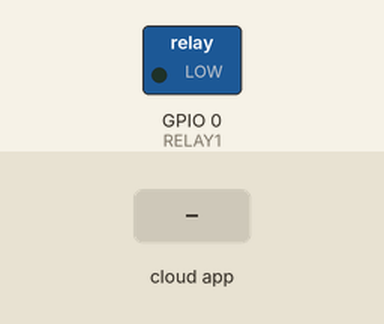
Recording of a sketch running on a simulated ESP8266 (NodeMCU). Parts: switched loads named in the sketch (green lamp = pin HIGH). The inputs (shaded band) are chosen by the test bench. WiFi joins after 1.5 s; servers stay silent unless stated; what the sketch prints to the serial monitor is not drawn.

Above: at 2.7 s.
2.8 s: the phone or cloud app sets RELAY.1 to 1
At 4.0 s:
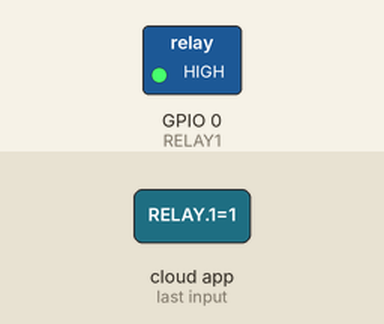
4.3 s: the phone or cloud app sets RELAY.1 to 0
At 5.4 s:
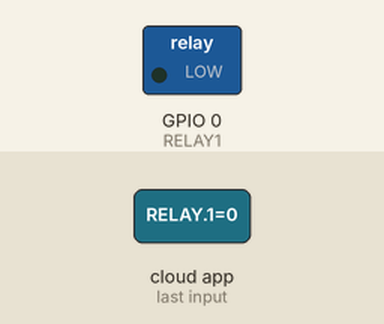
Timing chart, 0 to 7.3 s (numbered marks = the images above; inputs shaded):
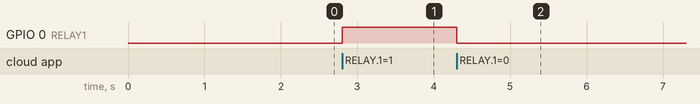

The sketch:

esp8266-esp01s.ino
```cpp
#include <Arduino.h>
#ifdef ESP32
  #include <WiFi.h>
#else
  #include "ESP8266WiFi.h"
#endif
#include "fauxmoESP.h"

#define WIFI_SSID "XXXXXXXXXX"  //Cambiar por tu WIFI SSID
#define WIFI_PASS "XXXXXXXXXX"  //Cambiar por tu WIFI password
#define SERIAL_BAUDRATE 115200

fauxmoESP fauxmo;
#define RELAY1 0
#define ID_ONE "RELAY 1" // Es el nombre con el que lo identificará Alexa

// -----------------------------------------------------------------------------
// Wifi
// -----------------------------------------------------------------------------

void wifiSetup() {

    // Set WIFI module to STA mode
    WiFi.mode(WIFI_STA);

    // Connect
    Serial.printf("[WIFI] Connecting to %s ", WIFI_SSID);
    WiFi.begin(WIFI_SSID, WIFI_PASS);

    // Wait
    while (WiFi.status() != WL_CONNECTED) {
        Serial.print(".");
        delay(100);
    }
    Serial.println();

    // Connected!
    Serial.printf("[WIFI] STATION Mode, SSID: %s, IP address: %s\n", WiFi.SSID().c_str(), WiFi.localIP().toString().c_str());

}

void setup() {

    pinMode(RELAY1, OUTPUT);
    digitalWrite(RELAY1, LOW);
    Serial.begin(SERIAL_BAUDRATE);

    // Wifi
    wifiSetup();

    fauxmo.createServer(true); // not needed, this is the default value
    fauxmo.setPort(80); // This is required for gen3 devices

    // You have to call enable(true) once you have a WiFi connection
    // You can enable or disable the library at any moment
    // Disabling it will prevent the devices from being discovered and switched
    fauxmo.enable(true);

    // Fauxmo
    fauxmo.addDevice(ID_ONE);

    fauxmo.onSetState([](unsigned char device_id, const char * device_name, bool state, unsigned char value) {

        // Callback when a command from Alexa is received.
        // You can use device_id or device_name to choose the element to perform an action onto (relay, LED,...)
        // State is a boolean (ON/OFF) and value a number from 0 to 255 (if you say "set kitchen light to 50%" you will receive a 128 here).
        // Just remember not to delay too much here, this is a callback, exit as soon as possible.
        // If you have to do something more involved here set a flag and process it in your main loop.

        Serial.printf("[MAIN] Device #%d (%s) state: %s value: %d\n", device_id, device_name, state ? "ON" : "OFF", value);

        // Checking for device_id is simpler if you are certain about the order they are loaded and it does not change.
        // Otherwise comparing the device_name is safer.

        if (strcmp(device_name, ID_ONE)==0) {
            digitalWrite(RELAY1, state ? HIGH : LOW);
        }
    });

}

void loop() {
  fauxmo.handle();
}
```

Measured:
- after the input at 2.8 s, GPIO 0 (RELAY1): LOW → HIGH at once
- after the input at 4.3 s, GPIO 0 (RELAY1): HIGH → LOW at once
